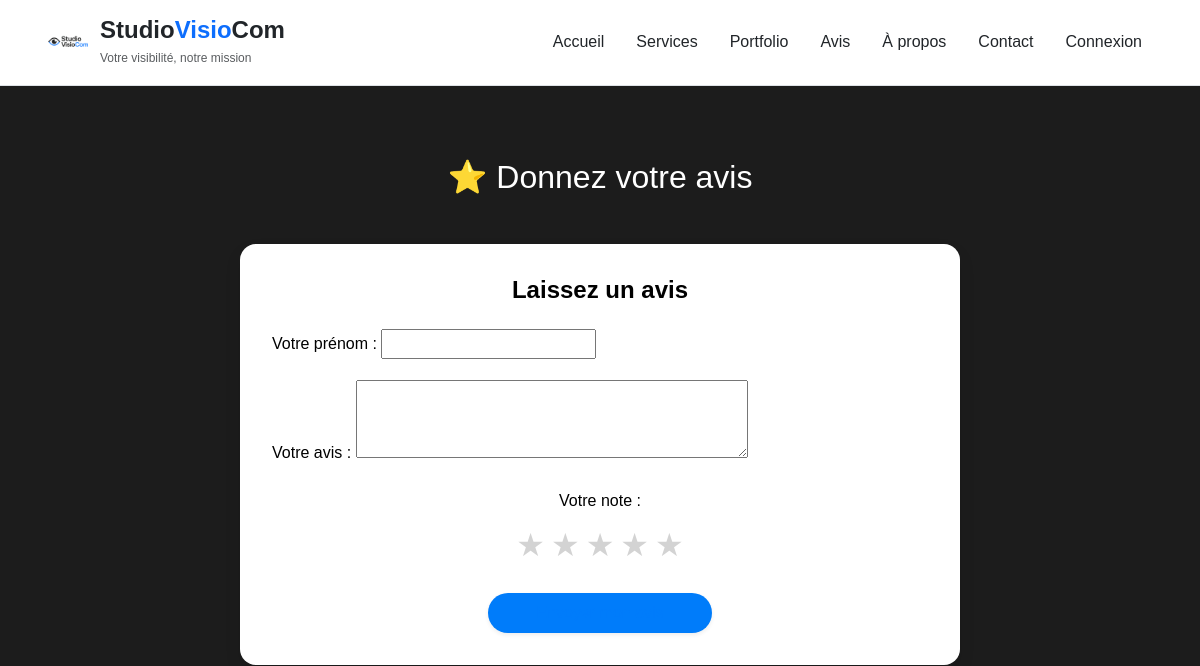
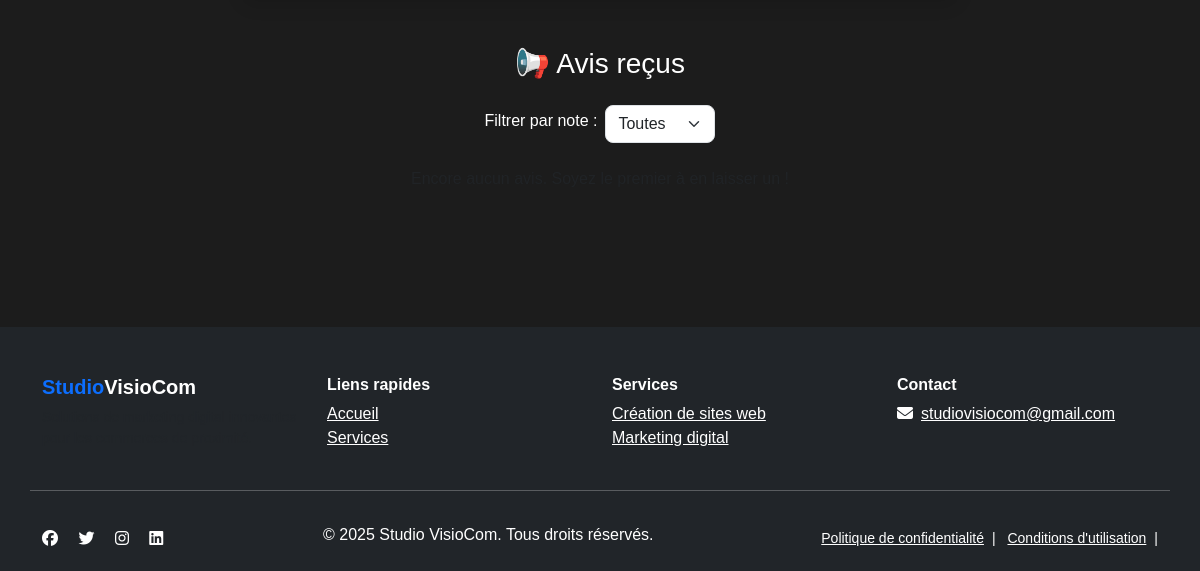
/avis/, run on an earlier commit of the app's database (2 pictures, top to bottom).
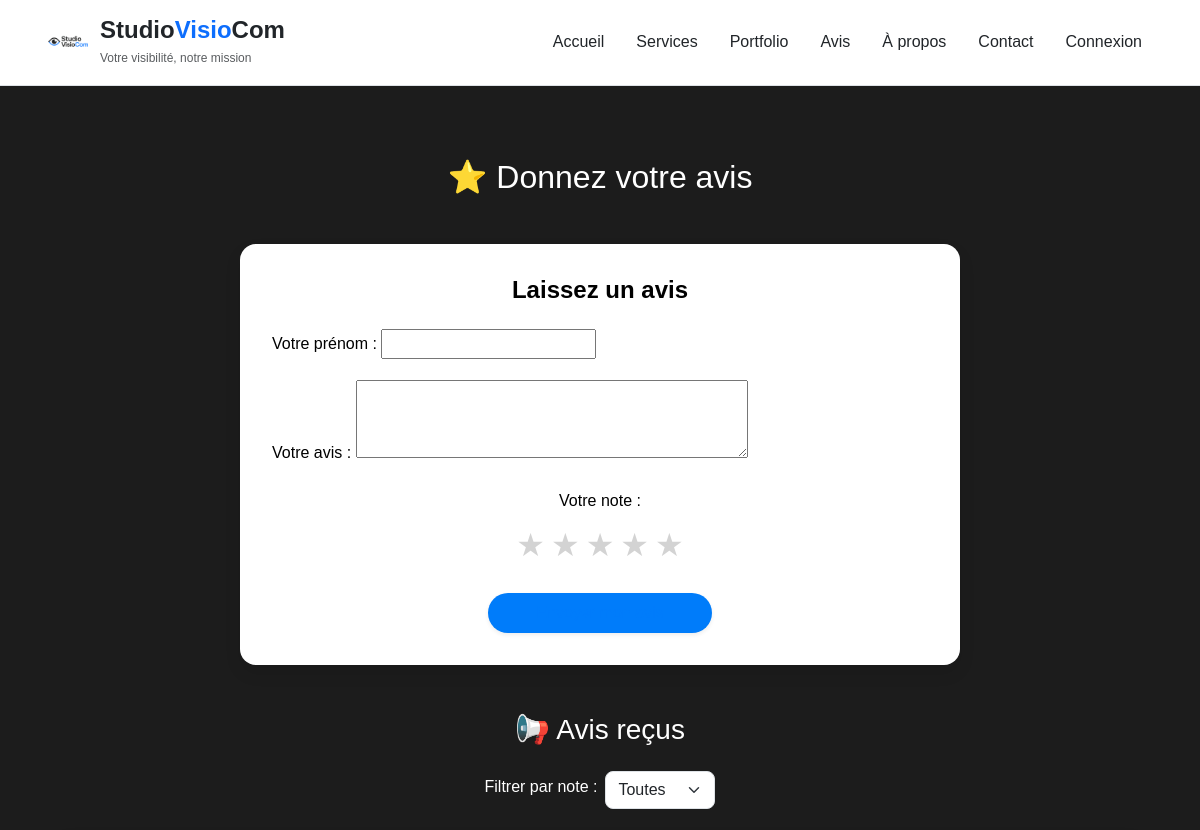
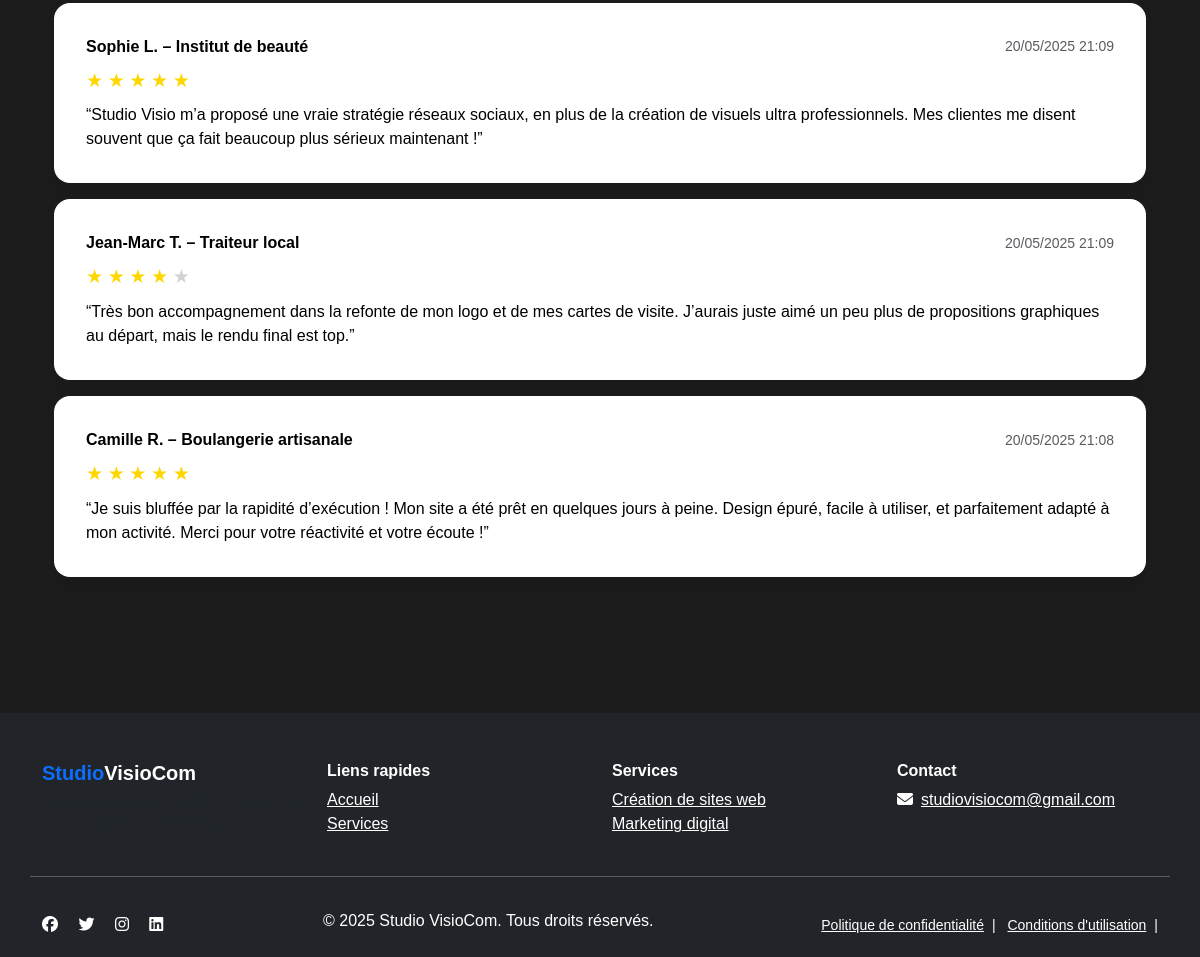
And on a later commit of the database (2 pictures, top to bottom).
### main/models.py (models this page shows, shortened)
class Avis(models.Model):
    nom = models.CharField(max_length=100)
    commentaire = models.TextField()
    note = models.IntegerField(choices=[(i, f"{i} étoile{'s' if i > 1 else ''}") for i in range(1, 6)])
    date = models.DateTimeField(auto_now_add=True)

### main/views.py (the view)
# urls.py: path('avis/', views.avis_view, name='avis'),
def avis_view(request):
    note_filter = request.GET.get('note')
    avis_liste = Avis.objects.all().order_by('-date')
    if note_filter:
        avis_liste = avis_liste.filter(note=note_filter)
    if request.method == 'POST':
        form = AvisForm(request.POST)
        if form.is_valid():
            form.save()
            messages.success(request, "Merci pour votre avis !")
            return redirect('avis')
    else:
        form = AvisForm()
    return render(request, 'main/avis.html', {
        'form': form,
        'avis_liste': avis_liste,
        'note_filter': note_filter,
    })

### main/forms.py
class AvisForm(forms.ModelForm):
    class Meta:
        model = Avis
        fields = ['nom', 'commentaire', 'note']
        widgets = {
            'note': forms.RadioSelect(choices=[(i, '★' * i + '☆' * (5 - i)) for i in range(1, 6)]),
            'commentaire': forms.Textarea(attrs={'rows': 3}),
        }

### main/templates/main/avis.html (shortened to what this page needs)
{% extends 'main/base.html' %}
{% block content %}
{% load static %}
<link rel="stylesheet" href="{% static 'main/css/style_studiovisiocom.css' %}">
<div class="container py-5">
    <h2 class="text-center mb-5 text-white">⭐ Donnez votre avis</h2>
    <div class="row justify-content-center mb-5">
        <div class="col-lg-8">
            <div class="avis-card">
                <h4 class="text-center mb-4 fw-bold">Laissez un avis</h4>
                <form method="POST">
                    <div class="mb-3">
                        <label class="form-label">Votre prénom :</label>
                        {{ form.nom }}
                    </div>
                    <div class="mb-3">
                        <label class="form-label">Votre avis :</label>
                        {{ form.commentaire }}
                    </div>
                    <div class="mb-4 text-center">
                        <label class="form-label d-block mb-2">Votre note :</label>
                        <div class="star-input">
                            {% for i in "54321" %}
                                <label for="star{{ i }}">★</label>
                            {% endfor %}
                        </div>
                    </div>
                    <div class="text-center">
                        <button type="submit" class="btn btn-primary px-5 py-2 rounded-pill shadow-sm">Envoyer mon avis</button>
                    </div>
                </form>
            </div>
        </div>
    </div>
    <h3 class="text-center text-white mb-4">📢 Avis reçus</h3>
    <form method="GET" class="d-flex justify-content-center mb-4">
        <label for="note" class="me-2 mt-1 text-white">Filtrer par note :</label>
        <select name="note" id="note" onchange="this.form.submit()" class="form-select w-auto">
            <option value="">Toutes</option>
        </select>
    </form>
    {% if avis_liste %}
        {% for avis in avis_liste %}
            <div class="avis-card mb-3">
                <div class="d-flex justify-content-between align-items-center mb-2">
                    <strong>{{ avis.nom }}</strong>
                    <small class="text-muted">{{ avis.date|date:"d/m/Y H:i" }}</small>
                </div>
                <div class="mb-2">
                    {% for i in "12345" %}
                        {% if avis.note|stringformat:"i" >= i %}
                            <span style="color: gold; font-size: 1.2rem;">★</span>
                        {% else %}
                            <span style="color: lightgray; font-size: 1.2rem;">★</span>
                        {% endif %}
                    {% endfor %}
                </div>
                <p class="mb-0">{{ avis.commentaire }}</p>
            </div>
        {% endfor %}
    {% else %}
        <p class="text-center text-muted">Encore aucun avis. Soyez le premier à en laisser un !</p>
    {% endif %}
</div>
{% endblock %}

### main/templates/main/base.html (shortened to what this page needs)
<!DOCTYPE html>
<html lang="fr">
<head>
{% load static %}
<link rel="stylesheet" href="{% static 'main/css/style_studiovisiocom.css' %}">
    <link href="https://cdn.jsdelivr.net/npm/bootstrap@5.3.3/dist/css/bootstrap.min.css" rel="stylesheet">
    <link rel="stylesheet" href="https://cdnjs.cloudflare.com/ajax/libs/font-awesome/6.5.0/css/all.min.css">
</head>
<body>
<header class="bg-white border-bottom">
    <div class="container d-flex justify-content-between align-items-center py-3">
        <a href="/" class="d-flex align-items-center text-dark text-decoration-none">
            <img src="{% static 'main/images/logo.png' %}" alt="Logo Studio VisioCom" width="50" height="50" class="me-2">
            <div>
                <h1 class="h4 mb-0 fw-bold">Studio<span class="text-primary">Visio</span>Com</h1>
                <small class="text-muted" style="font-size: 0.75rem;">Votre visibilité, notre mission</small>
            </div>
        </a>
        <nav class="d-none d-md-flex">
            <ul class="nav">
                <li class="nav-item"><a href="/" class="nav-link text-dark fw-medium px-3">Accueil</a></li>
                <li class="nav-item"><a href="/services/" class="nav-link text-dark fw-medium px-3">Services</a></li>
                <li class="nav-item"><a href="/portfolio/" class="nav-link text-dark fw-medium px-3">Portfolio</a></li>
                <li class="nav-item"><a href="/avis/" class="nav-link text-dark fw-medium px-3">Avis</a></li>
                <li class="nav-item"><a href="/a-propos/" class="nav-link text-dark fw-medium px-3">À propos</a></li>
                <li class="nav-item"><a href="/contact/" class="nav-link text-dark fw-medium px-3">Contact</a></li>
                {% if user.is_authenticated %}
                    <li class="nav-item dropdown">
                        <a class="nav-link dropdown-toggle text-dark fw-medium px-3" href="#" role="button" data-bs-toggle="dropdown">
                            {{ user.username }}
                        </a>
                        <ul class="dropdown-menu">
                            <li><a class="dropdown-item" href="{% url 'suivi_projet' %}">Mon projet</a></li>
                            <li>
                                <form method="post" action="{% url 'logout' %}" style="display: inline;">
                                    {% csrf_token %}
                                    <button type="submit" class="dropdown-item" style="background: none; border: none; padding: 0; color: inherit;">Déconnexion</button>
                                </form>
                            </li>
                        </ul>
                    </li>
                {% else %}
                    <li class="nav-item"><a href="{% url 'login' %}?next=/mon-compte/" class="nav-link text-dark fw-medium px-3">Connexion</a></li>
                {% endif %}
            </ul>
        </nav>
    </div>
</header>
<main class="container py-4">
    {% block content %}
    {% endblock %}
</main>
<footer class="bg-dark text-white pt-5 pb-3 mt-5">
    <div class="container">
        <div class="row">
            <div class="col-md-3 mb-4">
                <h5 class="fw-bold"><span class="text-primary">Studio</span>VisioCom</h5>
                <p class="text-muted small">Solutions de marketing digital innovantes pour les commerces de proximité.</p>
            </div>
            <div class="col-md-3 mb-4">
                <h6 class="fw-bold">Liens rapides</h6>
                <ul class="list-unstyled">
                    <li><a href="/" class="text-white footer-link">Accueil</a></li>
                    <li><a href="/services/" class="text-white footer-link">Services</a></li>
                </ul>
            </div>
            <div class="col-md-3 mb-4">
                <h6 class="fw-bold">Services</h6>
                <ul class="list-unstyled">
                    <li><a href="/services/site-vitrine/" class="text-white footer-link">Création de sites web</a></li>
                    <li><a href="/services/marketing/" class="text-white footer-link">Marketing digital</a></li>
                </ul>
            </div>
            <div class="col-md-3 mb-4">
                <h6 class="fw-bold">Contact</h6>
                <p><i class="fa-solid fa-envelope me-2"></i><a href="mailto:studiovisiocom@gmail.com" class="text-white footer-link">studiovisiocom@gmail.com</a></p>
            </div>
            <hr class="bg-secondary">
            <div class="d-flex flex-column flex-md-row justify-content-between align-items-center mt-3">
                <div class="mb-2 mb-md-0">
                    <a href="#" class="text-white me-3"><i class="fab fa-facebook"></i></a>
                    <a href="#" class="text-white me-3"><i class="fab fa-twitter"></i></a>
                    <a href="#" class="text-white me-3"><i class="fab fa-instagram"></i></a>
                    <a href="#" class="text-white"><i class="fab fa-linkedin"></i></a>
                </div>
                <div class="text-center mb-2">
                    <p class="mb-0">© 2025 Studio VisioCom. Tous droits réservés.</p>
                </div>
                <div class="text-center small">
                    <a href="/confidentialite/" class="text-white footer-link mx-2">Politique de confidentialité</a>|
                    <a href="/conditions/" class="text-white footer-link mx-2">Conditions d'utilisation</a>|
                </div>
            </div>
        </div>
    </div>
</footer>
</body>
</html>

### main/static/main/css/style_studiovisiocom.css (style rules this page uses)
:root { --fond-noir: #1C1C1C; --noir: #000000; --bleu-electrique: #007CFA; --gris-clair: #CCCCCC; --blanc-casse: #F5F5F5; }
body { background-color: var(--fond-noir); color: var(--gris-clair); font-family: 'Poppins', sans-serif; }
h1, h2, h3, h4 { color: var(--noir); }
a, .text-accent, .btn-primary { color: var(--bleu-electrique); }
.btn-primary { background-color: var(--bleu-electrique); border: none; }
footer { background-color: var(--noir); color: var(--gris-clair); }

### main/templates/main/avis.html (style rules this page uses)
.avis-card { background: white; color: black; border-radius: 1rem; padding: 2rem; box-shadow: 0 8px 16px rgba(0, 0, 0, 0.1); }
.form-control, .form-select { border-radius: 0.5rem; }
.star-input { direction: rtl; display: inline-flex; gap: 6px; }
.star-input label { font-size: 2rem; color: lightgray; cursor: pointer; transition: color 0.2s; }

What changed in the data, as far as the page shows it:
added Avis: nom "Sophie L. – Institut de beauté", date "20/05/2025 21:09", note 5 (drawn), commentaire "“Studio Visio m’a proposé une vraie stratégie réseaux sociaux, en plus de la création de visuels ultra professionnels. Mes clientes me disent souvent que ça fait beaucoup plus sérieux maintenant !”"
added Avis: nom "Jean-Marc T. – Traiteur local", date "20/05/2025 21:09", note 4 (drawn), commentaire "“Très bon accompagnement dans la refonte de mon logo et de mes cartes de visite. J’aurais juste aimé un peu plus de propositions graphiques au départ, mais le rendu final est top.”"
added Avis: nom "Camille R. – Boulangerie artisanale", date "20/05/2025 21:08", note 5 (drawn), commentaire "“Je suis bluffée par la rapidité d’exécution ! Mon site a été prêt en quelques jours à peine. Design épuré, facile à utiliser, et parfaitement adapté à mon activité. Merci pour votre réactivité et votre écoute !”"
